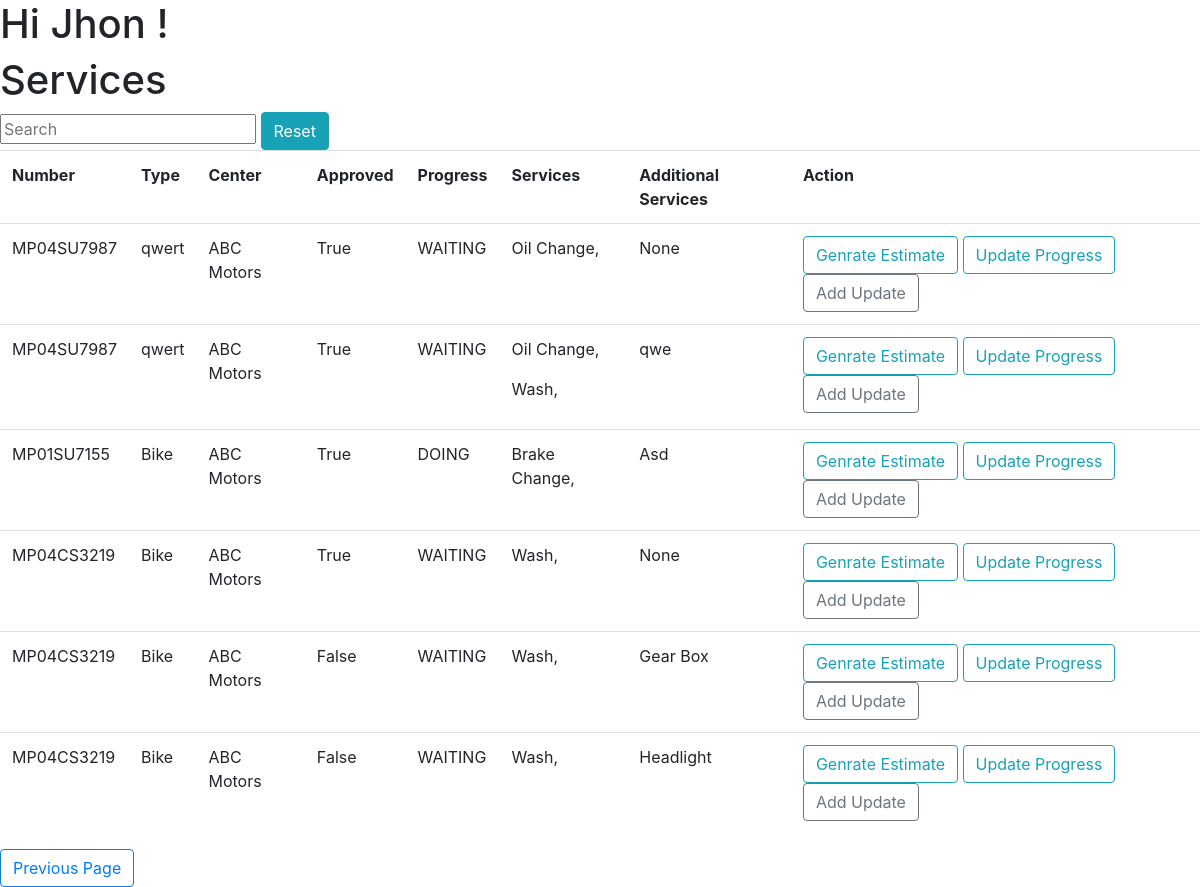
Before: /services/list/ (signed in) with the older database file.
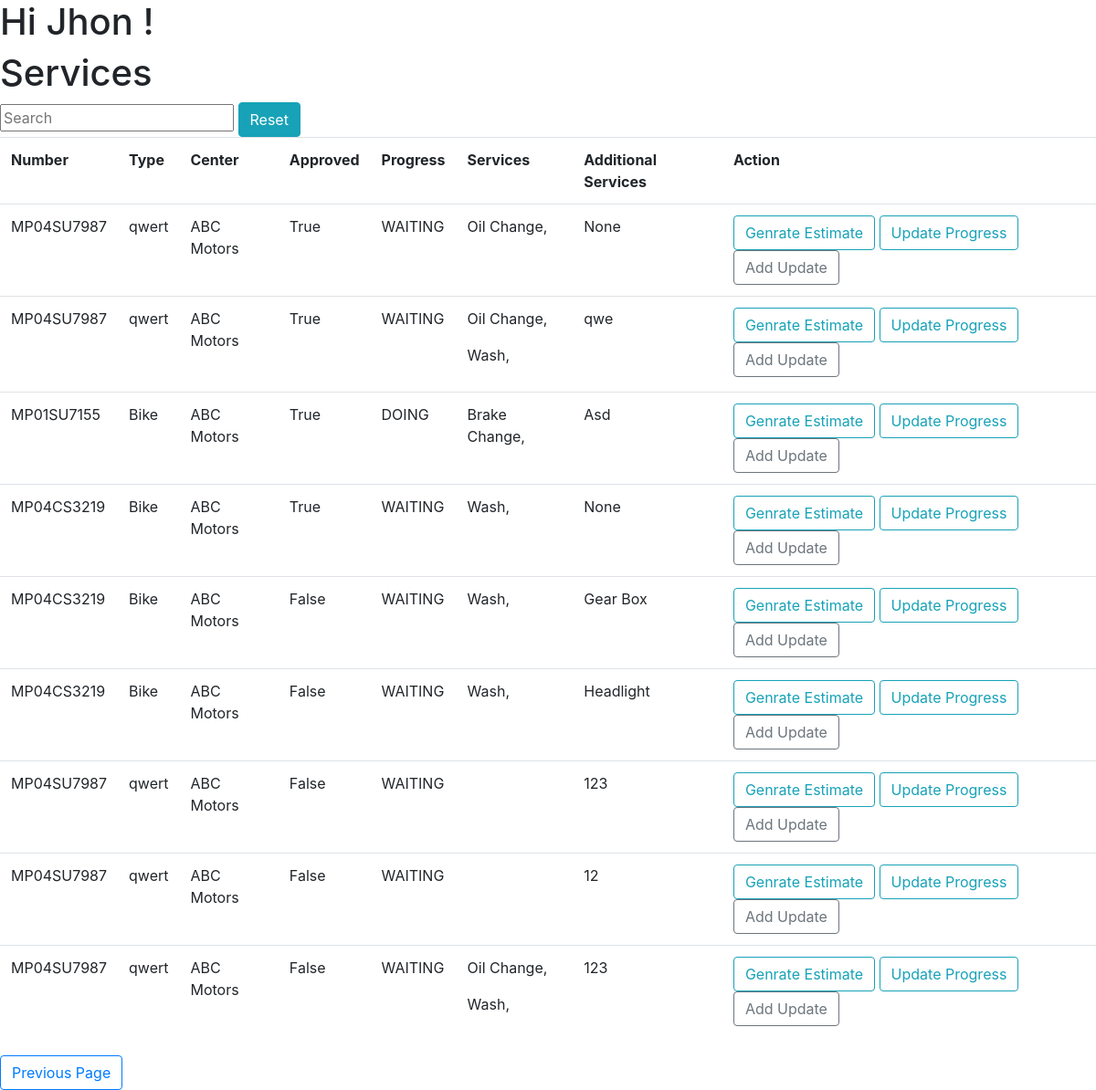
After: the same page with the newer database file.
### account/models.py (models this page shows)
class User(AbstractUser):
    class Role(models.TextChoices):
        ADMIN = "ADMIN" , "Admin"
        CUSTOMER = 'CUSTOMER' , "Customer"
        EMPLOYEE = 'EMPLOYEE' , 'Employee'
        HR = 'HR' , 'Human Resource Manager'
        SM = 'SM' , 'Service Manager'
        SA = 'SA' , 'Service Advisor'
        NA = 'NA' , 'NA'
        BSM = 'BSM' , 'Body Shop Manager'
        BSA = 'BSA' , 'Body Shop Advisor'
        CRM = 'CRM' , 'Customer Relationship Manager'
        SPM = 'SPM' , 'Spare Part Manager'
        SPE = 'SPE' , 'Spare Part Executive'
        AM  = 'AM' , 'Account Manager'
    phone = models.CharField(max_length=13,unique=True , null=True , blank=True)
    role = models.CharField(max_length=50 , choices=Role.choices ,default= Role.CUSTOMER)
    is_active = models.BooleanField(default=False)

### ERP/models.py (models this page shows, shortened)
class Service(models.Model):
    class Progress(models.TextChoices):
        WAITING = 'WAITING' , 'Waiting'
        DOING = 'DOING' , 'Doing'
    vehical = models.ForeignKey(Vehical , on_delete=models.SET_NULL, blank=True , null= True)
    center = models.ForeignKey(Center , on_delete=models.SET_NULL , null=True , blank= True)
    services = models.ManyToManyField(CenterServices)
    progress = models.CharField(max_length=20 , choices=Progress.choices , default= Progress.WAITING)
    additional_services = models.CharField(max_length=200 ,default = None)
    additional_services_cost = models.IntegerField(default=0)
    is_approved = models.BooleanField(default=False)
    def __str__(self) -> str:
        return str(self.vehical.number) + ' - ' + str(self.center.name)

class Vehical(models.Model):
    customer = models.ForeignKey(Customer , on_delete=models.CASCADE)
    number = models.CharField(max_length=20 , unique= True)
    type = models.CharField(max_length=20)

class CenterServices(models.Model):
    name = models.CharField(max_length=100)
    description = models.CharField(max_length=400, default="Diam dolor diam ipsum sit amet diam et eos erat ipsum")
    price = models.IntegerField(default=500)
    center = models.ForeignKey(Center,on_delete= models.CASCADE)
    tax = models.FloatField(default=5)

### Franchise/models.py (models this page shows, shortened)
class Center(models.Model):
    name = models.CharField(max_length=100)
    location = models.ForeignKey(Location , null=True , blank= True , on_delete= models.SET_NULL)

### account/decorators.py (the view)
        def wrapper(request , *args, **kwargs):
            group = None
            role = request.user.role
            print(role)
            if role in allowed_roles:
                return view_func(request , *args, **kwargs)
            else :
                print('User Not allowed')
                return redirect('unauth_page')

### ERP/views.py (called while the page is built)
@login_required(login_url= 'login_page')
@allowed_users(allowed_roles=[User.Role.EMPLOYEE,User.Role.ADMIN])
def employee_service_list(request):
    context = {}
    employee = Employee.objects.get(user = request.user )
    services = list(Service.objects.filter(center = employee.center))
    print(services)
    context['services'] = services
    return render(request , 'ERP/service/employee_list.html', context)

### templates/ERP/service/employee_list.html (shortened to what this page needs)
{% extends 'ERP/base.html' %}
{% load static %}
{% block content %}
<h1>Hi {{request.user}} !</h1>
<h1>Services</h1>
{% include 'ERP/search_widget.html' %}
<table id="myTable" class = 'table'>
    <tr>
        <th>Number</th>
        <th>Type</th>
        <th>Center</th>
        <th>Approved</th>
        <th>Progress</th>
        <th>Services</th>
        <th>Additional Services</th>
        <th>Action</th>
        </tr>
        {% for service in services %}
        <tr>
            <td>{{service.vehical.number}}</td>
            <td>{{service.vehical.type}}</td>
            <td>{{service.center.name}}</td>
            <td>{{service.is_approved}}</td>
            <td>{{service.progress}}</td>
            <td>
                {% for ser in service.services.all %}
            <p>{{ser.name}},</p>
                    {% endfor %}
            </td>
            <td>{{service.additional_services}}</td>
            <td>
                <a class="btn btn-outline-info" href="{% url 'genrate_estimate' service.id %}">Genrate Estimate</a>
                <a class="btn btn-outline-info" href="{% url 'progress_update_page' service.id %}">Update Progress</a>
                <a class="btn btn-outline-secondary" href="{% url 'employee_service_update_page' service.id %}">Add Update</a>
            </td>
        </tr>
        {% endfor %}
        </table>
        <input class="btn btn-outline-primary" type=button value="Previous Page" onClick="javascript:history.go(-1);">
{% endblock %}

### templates/ERP/base.html (shortened to what this page needs)
{% load static %}
<!DOCTYPE html>
<html lang="en">
    <head>
        <link rel="stylesheet" href="{% static 'css/dashboard.css' %}">
        <link rel="stylesheet" href="https://cdn.jsdelivr.net/npm/bootstrap@4.0.0/dist/css/bootstrap.min.css">
      </head>
<body>
    {% block content %}
    {% endblock %}
</body>
</html>

### templates/ERP/search_widget.html
<div >
    <input placeholder="Search" type="text" id="searchbox" onkeyup="searchFunction()">
    <a href="" class="btn btn-info">Reset</a>
</div>

Changed rows visible on the page:
added Service: vehical.number "MP04SU7987", vehical.type "qwert", center.name "ABC Motors", is_approved "False", progress "WAITING", additional_services "123"
added Service: vehical.number "MP04SU7987", vehical.type "qwert", center.name "ABC Motors", is_approved "False", progress "WAITING", additional_services "12"
added Service: vehical.number "MP04SU7987", vehical.type "qwert", center.name "ABC Motors", is_approved "False", progress "WAITING", additional_services "123", CenterServices (name "Oil Change"), CenterServices (name "Wash")
